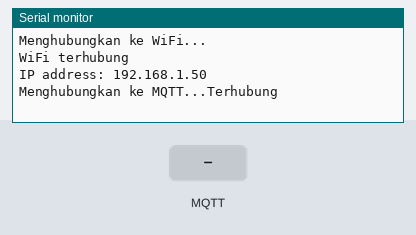
Simulated run of this sketch. Board: Arduino Uno R4 WiFi. Shown: the last lines printed to the serial monitor. The inputs (shaded band) are chosen by the test bench. WiFi joins after 1.5 s; servers stay silent unless stated; no MQTT or app messages arrive unless stated.

Above: at 2.7 s.
2.8 s: MQTT message "1" arrives on the first subscribed topic
At 4.0 s:
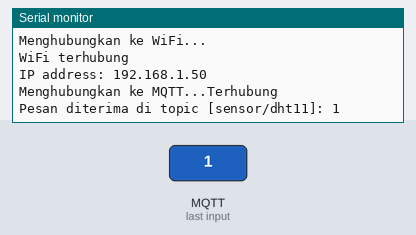
4.3 s: MQTT message "on" arrives on the first subscribed topic
At 5.4 s:
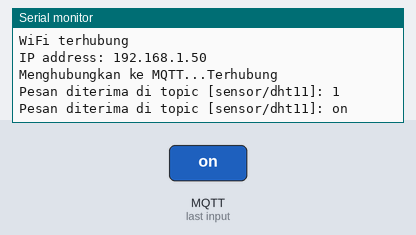
5.8 s: MQTT message "off" arrives on the first subscribed topic
At 6.6 s:
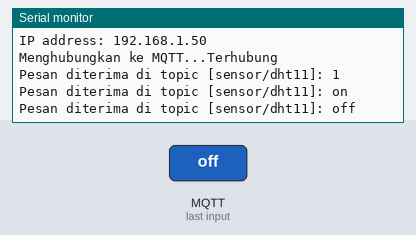

Measured:
- after the input at 2.8 s, the serial monitor: prints a new line at once (image 1)
- after the input at 4.3 s, the serial monitor: prints a new line at once (image 2)
- after the input at 5.8 s, the serial monitor: prints a new line at once (image 3)

The sketch:

subtemp.ino
```cpp
#include <WiFiS3.h>
#include <PubSubClient.h>

// Konfigurasi WiFi
const char* ssid = "momo";
const char* password = "felix223";

// Konfigurasi MQTT
const char* mqtt_server = "broker.hivemq.com";
const char* topic = "sensor/dht11";

WiFiClient wifiClient;
PubSubClient client(wifiClient);

void callback(char* topic, byte* message, unsigned int length) {
  Serial.print("Pesan diterima di topic [");
  Serial.print(topic);
  Serial.print("]: ");

  for (int i = 0; i < length; i++) {
    Serial.print((char)message[i]);
  }
  Serial.println();
}

void setup_wifi() {
  Serial.println("Menghubungkan ke WiFi...");
  WiFi.begin(ssid, password);

  while (WiFi.status() != WL_CONNECTED) {
    delay(500);
    Serial.print(".");
  }

  Serial.println("");
  Serial.println("WiFi terhubung");
  Serial.print("IP address: ");
  Serial.println(WiFi.localIP());
}

void reconnect() {
  while (!client.connected()) {
    Serial.print("Menghubungkan ke MQTT...");
    if (client.connect("Arduino_R4_Client")) {
      Serial.println("Terhubung");
      client.subscribe(topic);
    } else {
      Serial.print("Gagal, rc=");
      Serial.print(client.state());
      Serial.println(" Coba lagi dalam 5 detik");
      delay(5000);
    }
  }
}

void setup() {
  Serial.begin(115200);
  setup_wifi();
  client.setServer(mqtt_server, 1883);
  client.setCallback(callback);
}

void loop() {
  if (!client.connected()) {
    reconnect();
  }
  client.loop();
}
```
